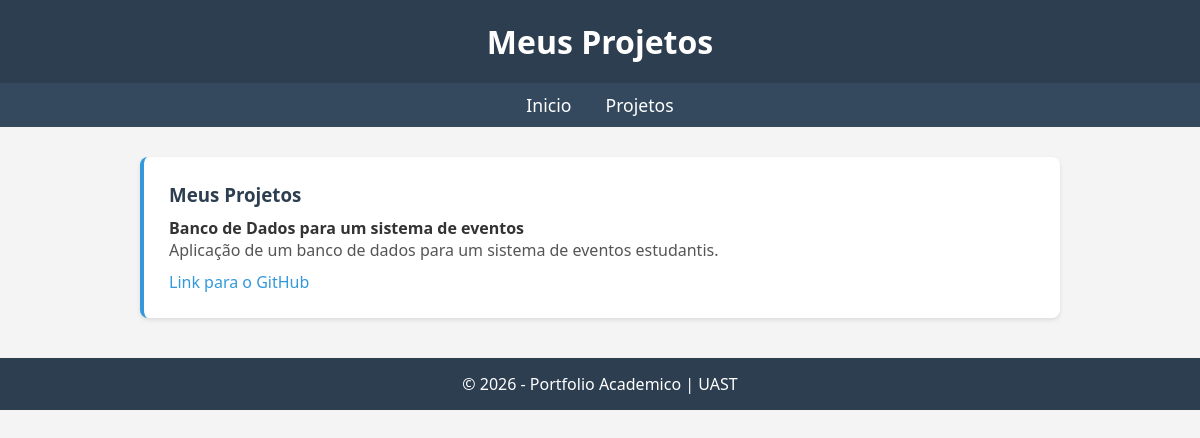
The app's page /portifolio/projetos/ with its own data.
### portifolio/models.py (models this page shows, shortened)
class Projeto(models.Model):
    TIPO_CHOICES = [
        ('PESSOAL', 'Pessoal'),
        ('DISCIPLINA', 'Disciplina'),
    ]
    tipo = models.CharField(max_length=15, choices=TIPO_CHOICES)
    nome = models.CharField(max_length=100)
    descricao = models.TextField()
    link_git = models.URLField(max_length=200)

### portifolio/views.py (the view)
# urls.py: path('projetos/', views.projetos, name="projetos"),
def projetos(request):
    projetos_do_banco = Projeto.objects.all()
    return render(request, 'portifolio/projetos.html', {'projetos': projetos_do_banco})

### core/context_processors.py (called while the page is built)
def notificacao_ms(request):
    context = {
        'NOTIFICACAO_MS_URL': settings.NOTIFICACAO_MS_URL,
        'NOTIFICACAO_MS_API_KEY': settings.NOTIFICACAO_MS_API_KEY,
    }
    if request.user.is_authenticated:
        context['NOTIFICACAO_USER_ID'] = request.user.id
    return context

### portifolio/templates/portifolio/projetos.html (shortened to what this page needs)
{% extends "core/base.html" %}
{% block header_title %}Meus Projetos{% endblock %}
{% block content %}
<div class="projeto-card">
    <h3>Meus Projetos</h3>
    {% for proj in projetos %}
        <div class="projeto-item">
            <h4>{{ proj.nome }}</h4>
            <p>{{ proj.descricao }}</p>
            <a href="{{ proj.link_git }} target="_blank">Link para o GitHub</a>
        </div>
    {% endfor %}
</div>
{% endblock %}

### records on screen
Projeto: nome "Banco de Dados para um sistema de eventos", descricao "Aplicação de um banco de dados para um sistema de eventos estudantis."
